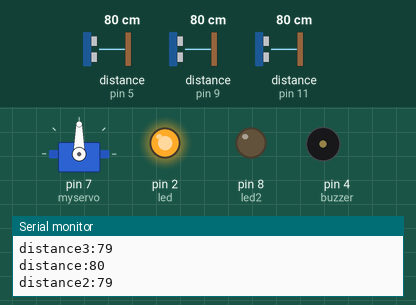
The sketch below on a simulated Arduino Uno, built with avr-gcc and run on an emulated ATmega328P. Parts: servo, output pins drawn as LEDs (lit = HIGH), buzzer (waves = sounding), the last lines printed to the serial monitor. Wiring (inferred from the names in the program): 3 × ultrasonic range finder: trigger pin 6, echo pin 5 / trigger pin 10, echo pin 9 / trigger pin 12, echo pin 11. Inputs (shaded band) come from the test bench; at power-on: distance to the obstacle (sensors on pin 5, pin 11, pin 9) 80 cm. The echo pulse lasts 58.3 µs per cm; pins used as bus, display or sensor lines are not drawn.

Above: at 1.2 s.
1.3 s: distance to the obstacle (sensor on pin 5) set to 9 cm
2.8 s: distance to the obstacle (sensor on pin 5) set to 6 cm
At 3.9 s:
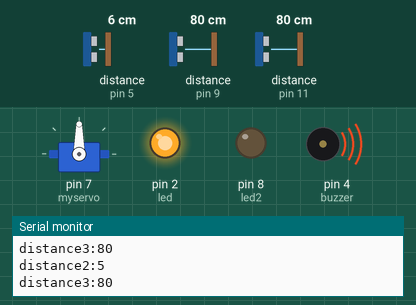
At 5.46 s:
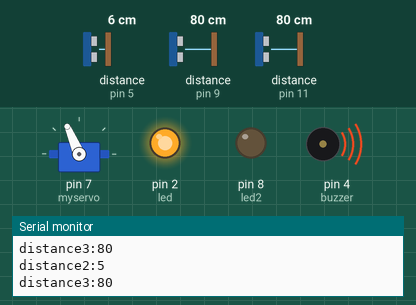
5.8 s: distance to the obstacle (sensor on pin 11) set to 9 cm
8.3 s: distance to the obstacle (sensor on pin 11) set to 6 cm
At 8.54 s:
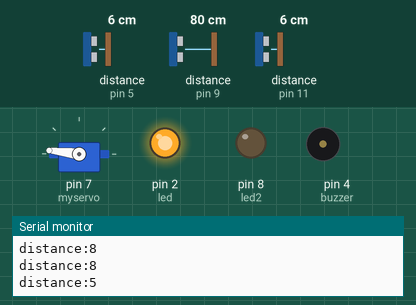
Timing chart, 0 to 11.7 s (numbered marks = the images above; inputs shaded):
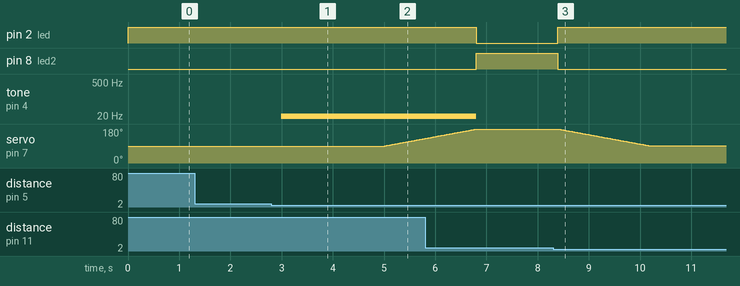

The sketch:

FINAUTOGATEupdated.ino
```cpp
#include <Servo.h>

#define echoPin 11 //SENSOR1 PIN 11
#define trigPin 12 //SENSOR1 PIN 12

#define echoPin2 5 //SENSOR2 PIN 5
#define trigPin2 6 //SENSOR2 PIN 6

#define led 2   //LED RED
#define led2 8 //LED GREEN

#define echoPin3 9 // sensor3  pin 9
#define trigPin3 10 // sensor3  pin 10

long duration,duration2,duration3,distance,distance2,distance3;
int angle=0;

const int buzzer = 4; //Define pin 4 for buzzer

Servo myservo;


void setup(){
    // put your setup code here, to run once:
    Serial.begin(9600);
    pinMode(trigPin,OUTPUT);
    pinMode(echoPin,INPUT);

    pinMode(trigPin2,OUTPUT);
    pinMode(echoPin2,INPUT);

    pinMode(trigPin3,OUTPUT);
    pinMode(echoPin3,INPUT);

    pinMode(buzzer,OUTPUT);
    pinMode(led,OUTPUT);
    pinMode(led2,OUTPUT);

    myservo.attach(7);

}

void loop() {
  // put your main code here, to run repeatedly:

 C:     //led initialization
        digitalWrite(led,HIGH);
        digitalWrite(led2,LOW);

        // sensor 1 activation
        digitalWrite(trigPin,LOW);
        delayMicroseconds(2);
        digitalWrite(trigPin,HIGH);
        delayMicroseconds(10);
        digitalWrite(trigPin,LOW);
        duration=pulseIn(echoPin,HIGH);
        distance=duration/58.2;
        Serial.print("distance:");
        Serial.println(distance);
        delay(50);

        // sensor 2 activation
        digitalWrite(trigPin2,LOW);
        delayMicroseconds(2);
        digitalWrite(trigPin2,HIGH);
        delayMicroseconds(10);
        digitalWrite(trigPin2,LOW);
        duration2=pulseIn(echoPin2,HIGH);
        distance2=duration2/58.2;
        Serial.print("distance2:");
        Serial.println(distance2);
        delay(50);

        // sensor 3 activation
        digitalWrite(trigPin3,LOW);
        delayMicroseconds(2);
        digitalWrite(trigPin3,HIGH);
        delayMicroseconds(10);
        digitalWrite(trigPin3,LOW);
        duration3=pulseIn(echoPin3,HIGH);
        distance3=duration3/58.2;
        Serial.print("distance3:");
        Serial.println(distance3);
        delay(50);

        if((distance>=3 && distance<=6))            //change this to  distance  or  distance2 >=20 then we can get o/p if we change direction of train also.....
        {
            tone(buzzer,10);
            delay(2000);
            digitalWrite(trigPin3,LOW);
            delayMicroseconds(2);
            digitalWrite(trigPin3,HIGH);
            delayMicroseconds(10);
            digitalWrite(trigPin3,LOW);
            duration3=pulseIn(echoPin3,HIGH);
            distance3=duration3/58.2;
            Serial.print("distance3:");
            Serial.println(distance3);
            delay(50);
            while(distance3>=3 && distance3<=6)
            {
                digitalWrite(trigPin3,LOW);
                delayMicroseconds(2);
                digitalWrite(trigPin3,HIGH);
                delayMicroseconds(10);
                digitalWrite(trigPin3,LOW);
                duration3=pulseIn(echoPin3,HIGH);
                distance3=duration3/58.2;
                Serial.print("distance3:");
                Serial.println(distance3);
                delay(50);
            }


            for(angle=90;angle<180;angle+=1)
            {
                myservo.write(angle);
                delay(20);
            }
            digitalWrite(led2,HIGH);
            digitalWrite(led,LOW);
            noTone(buzzer);

  A:        digitalWrite(trigPin2,LOW);
            delayMicroseconds(2);
            digitalWrite(trigPin2,HIGH);
            delayMicroseconds(10);
            digitalWrite(trigPin2,LOW);
            duration2=pulseIn(echoPin2,HIGH);
            distance2=duration2/58.2;
            Serial.print("distance2:");
            Serial.println(distance2);
            delay(50);

            digitalWrite(trigPin3,LOW);
            delayMicroseconds(2);
            digitalWrite(trigPin3,HIGH);
            delayMicroseconds(10);
            digitalWrite(trigPin3,LOW);
            duration3=pulseIn(echoPin3,HIGH);
            distance3=duration3/58.2;
            Serial.print("distance3:");
            Serial.println(distance3);
            delay(50);
            if(distance2>=3 && distance2<=6)
            {

                digitalWrite(led,HIGH);
                digitalWrite(led2,LOW);

                for(angle=180;angle>90;angle-=1)
                {
                    myservo.write(angle);
                    delay(20);
                }
                delay(2000);
                goto C;
            }
            goto A;
        }

        digitalWrite(trigPin2,LOW);
        delayMicroseconds(2);
        digitalWrite(trigPin2,HIGH);
        delayMicroseconds(10);
        digitalWrite(trigPin2,LOW);
        duration2=pulseIn(echoPin2,HIGH);
        distance2=duration2/58.2;
        Serial.print("distance2:");
        Serial.println(distance2);
        delay(50);

        digitalWrite(trigPin3,LOW);
        delayMicroseconds(2);
        digitalWrite(trigPin3,HIGH);
        delayMicroseconds(10);
        digitalWrite(trigPin3,LOW);
        duration3=pulseIn(echoPin3,HIGH);
        distance3=duration3/58.2;
        Serial.print("distance3:");
        Serial.println(distance3);
        delay(50);

        if((distance2>=3 && distance2<=6))
        {
            tone(buzzer,10);
            delay(2000);
            while(distance3>=3 && distance3<=6)
            {
                  digitalWrite(trigPin3,LOW);
                  delayMicroseconds(2);
                  digitalWrite(trigPin3,HIGH);
                  delayMicroseconds(10);
                  digitalWrite(trigPin3,LOW);
                  duration3=pulseIn(echoPin3,HIGH);
                  distance3=duration3/58.2;
                  Serial.print("distance3:");
                  Serial.println(distance3);
                  delay(50);

            }


            for(angle=90;angle<180;angle+=1)
            {
                 myservo.write(angle);
                 delay(20);
            }
            digitalWrite(led,LOW);
            digitalWrite(led2,HIGH);
            noTone(buzzer);
 B:         digitalWrite(trigPin,LOW);
            delayMicroseconds(2);
            digitalWrite(trigPin,HIGH);
            delayMicroseconds(10);
            digitalWrite(trigPin,LOW);
            duration=pulseIn(echoPin,HIGH);
            distance=duration/58.2;
            Serial.print("distance:");
            Serial.println(distance);
            delay(50);
            if(distance>=3 && distance<=6)
            {
                  digitalWrite(led,HIGH);
                  digitalWrite(led2,LOW);

                  for(angle=180;angle>90;angle-=1)
                  {
                       myservo.write(angle);
                       delay(20);
                  }

                  delay(2000);
                  goto C;
            }
            goto B;

        }

}
```

Measured:
- the behaviour switches between 8 and 7 cm on distance to the obstacle (sensor on pin 5) (found by bisection; images 0 and 1)
- the behaviour switches between 8 and 7 cm on distance to the obstacle (sensor on pin 11) (found by bisection; images 2 and 3)
- after the input at 2.8 s, tone on pin 4 (buzzer): silent → 10 Hz after 0.20 s; servo on pin 7 (myservo): moves from 90° to 130° over 0.78 s, starting after 2.2 s
- after the input at 8.3 s, pin 2 (led): LOW → HIGH after 0.09 s; pin 8 (led2): HIGH → LOW after 0.09 s
